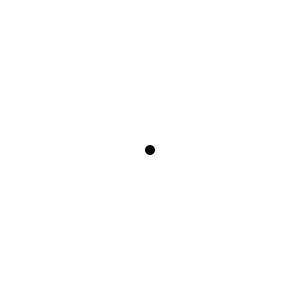
Frame 1 (no input)
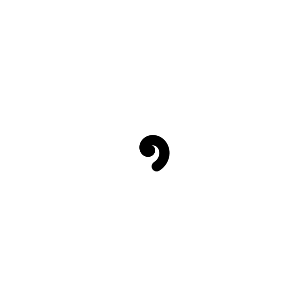
Frame 60 (the mouse pressed at the canvas centre just before this capture)
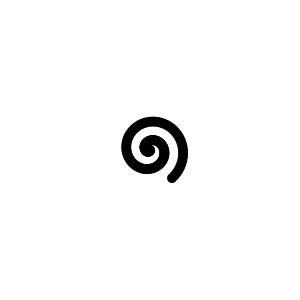
Frame 120 (the mouse held since frame 60 and released just before this capture)

The Processing sketch that drew these frames (run headless with seeded random() and noise(); from frame 60 on, the mouse is pressed at the canvas centre):

// Processing sketch: spiralCircle
// ── spiralCircle.pde
float x;
float y;

float theta;
float r = 0;


void setup(){
  size(300,300);
  background(255);
  theta = 0.0;
}

void draw(){
  ellipseMode(CENTER);  
  x = r * sin(theta);
  y = r * cos(theta);
  fill(0);
  noStroke();
  ellipse(x+width/2,y+height/2,10,10);
  
  theta -= 0.1;
  r += 0.3;
}
